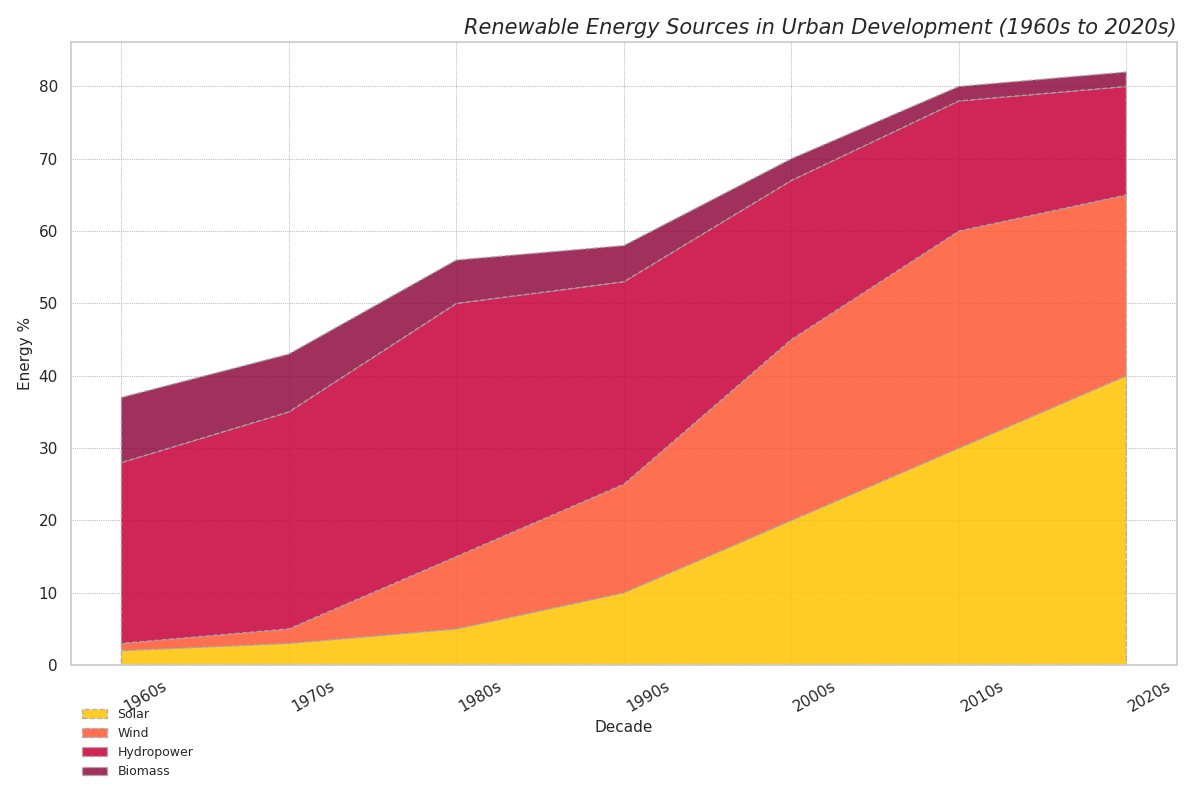

The script that drew this image:
import matplotlib.pyplot as plt
import numpy as np

decades = ['1960s', '1970s', '1980s', '1990s', '2000s', '2010s', '2020s']
solar = [2, 3, 5, 10, 20, 30, 40]
wind = [1, 2, 10, 15, 25, 30, 25]
hydropower = [25, 30, 35, 28, 22, 18, 15]
biomass = [9, 8, 6, 5, 3, 2, 2]

data = np.vstack([solar, wind, hydropower, biomass])

fig, ax = plt.subplots(figsize=(12, 8))

ax.stackplot(decades, data, labels=['Solar', 'Wind', 'Hydropower', 'Biomass'],
             colors=['#FFC300', '#FF5733', '#C70039', '#900C3F'], alpha=0.85, 
             edgecolor='darkgrey', linestyle='--')

ax.set_title('Renewable Energy Sources in Urban Development (1960s to 2020s)', fontsize=15, style='italic', loc='right')
ax.set_xlabel('Decade', fontsize=11)
ax.set_ylabel('Energy %', fontsize=11)

ax.legend(loc='lower left', bbox_to_anchor=(0, -0.2), fontsize=9, frameon=False)

ax.grid(True, linestyle=':', linewidth=0.5, color='gray')

plt.xticks(rotation=30, ha='left')
plt.tight_layout()

plt.show()
